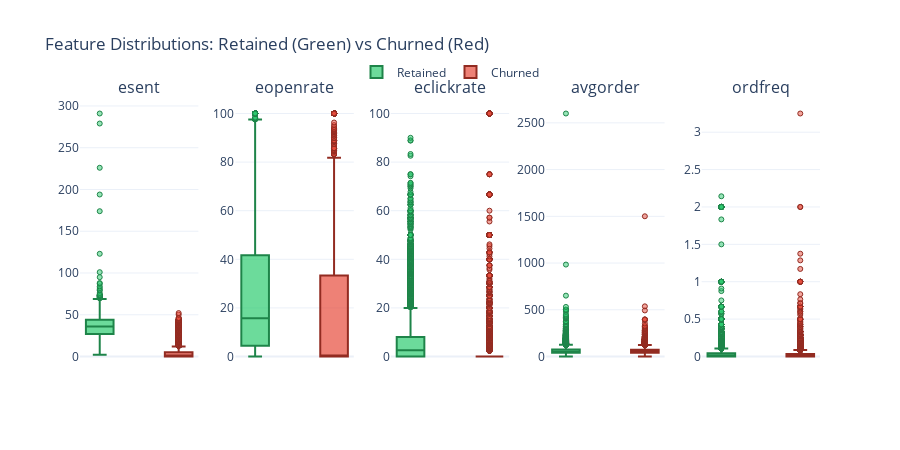

Notebook code cell kept with this figure:
### Markdown cell above
### Interpreting Effect Sizes (Cohen's d)

| Effect Size | Interpretation | What It Means for Modeling |
|-------------|----------------|---------------------------|
| \|d\| ≥ 0.8 | Large | Strong discriminator - prioritize this feature |
| \|d\| = 0.5-0.8 | Medium | Useful predictor - include in model |
| \|d\| = 0.2-0.5 | Small | Weak but may help in combination with others |
| \|d\| < 0.2 | Negligible | Limited predictive value alone |

**🎯 Actionable Insights:**
- **Features with large effects** are your best predictors - ensure they're included in your model
- **Direction matters**: "Higher in retained" means customers with high values tend to stay; use this for threshold-based business rules
- **Features with small/negligible effects** may still be useful in combination or as interaction terms

**⚠️ Cautions:**
- Effect size assumes roughly normal distributions - check skewness in notebook 03
- Large effects could be due to confounding variables - validate with domain knowledge
- Correlation ≠ causation: high engagement may not *cause* retention

### Box Plot Visualization

**📈 How to Read the Box Plots Below:**
- **Well-separated boxes** (little/no overlap) → Feature clearly distinguishes retained vs churned
- **Different medians** (center lines at different heights) → Groups have different typical values
- **Many outliers in one group** → May indicate subpopulations worth investigating

### Code cell
# Box Plots: Visual comparison of distributions
if findings.target_column and findings.target_column in df.columns:
    target = findings.target_column
    
    feature_cols = [
        name for name, col in findings.columns.items()
        if col.inferred_type in [ColumnType.NUMERIC_CONTINUOUS, ColumnType.NUMERIC_DISCRETE]
        and name != target
        and name not in TEMPORAL_METADATA_COLS
    ]
    
    if feature_cols:
        # Create box plots - one subplot per feature for better control
        n_features = min(len(feature_cols), 6)
        
        fig = make_subplots(
            rows=1, cols=n_features,
            subplot_titles=feature_cols[:n_features],
            horizontal_spacing=0.05
        )
        
        for i, col in enumerate(feature_cols[:n_features]):
            col_num = i + 1
            
            # Retained (1) - Green
            retained_data = df[df[target] == 1][col].dropna()
            fig.add_trace(
                go.Box(
                    y=retained_data,
                    name='Retained',
                    fillcolor='rgba(46, 204, 113, 0.7)',
                    line=dict(color='#1e8449', width=2),
                    marker=dict(
                        color='rgba(46, 204, 113, 0.5)',  # Light green outliers
                        size=5,
                        line=dict(color='#1e8449', width=1)
                    ),
                    boxpoints='outliers',
                    width=0.35,
                    showlegend=(i == 0),
                    legendgroup='retained',
                    offsetgroup='retained'
                ),
                row=1, col=col_num
            )
            
            # Churned (0) - Red
            churned_data = df[df[target] == 0][col].dropna()
            fig.add_trace(
                go.Box(
                    y=churned_data,
                    name='Churned',
                    fillcolor='rgba(231, 76, 60, 0.7)',
                    line=dict(color='#922b21', width=2),
                    marker=dict(
                        color='rgba(231, 76, 60, 0.5)',  # Light red outliers
                        size=5,
                        line=dict(color='#922b21', width=1)
                    ),
                    boxpoints='outliers',
                    width=0.35,
                    showlegend=(i == 0),
                    legendgroup='churned',
                    offsetgroup='churned'
                ),
                row=1, col=col_num
            )
        
        fig.update_layout(
            height=450,
            title_text="Feature Distributions: Retained (Green) vs Churned (Red)",
            template='plotly_white',
            showlegend=True,
            legend=dict(orientation="h", yanchor="bottom", y=1.05, xanchor="center", x=0.5),
            boxmode='group',
            boxgap=0.3,
            boxgroupgap=0.1
        )
        
        # Center the boxes by removing x-axis tick labels (title is above each subplot)
        fig.update_xaxes(showticklabels=False)
        
        display_figure(fig)
        
        # Print mean comparison
        print("\n📊 MEAN COMPARISON BY RETENTION STATUS:")
        print("-" * 70)
        for col in feature_cols[:n_features]:
            retained_mean = df[df[target] == 1][col].mean()
            churned_mean = df[df[target] == 0][col].mean()
            diff_pct = ((retained_mean - churned_mean) / churned_mean * 100) if churned_mean != 0 else 0
            print(f"  {col}:")
            print(f"     Retained: {retained_mean:.2f}  |  Churned: {churned_mean:.2f}  |  Diff: {diff_pct:+.1f}%")

### Figure 1 — Plotly figure (JSON) as saved in the notebook; plotly's stock layout.template omitted (floating-point values rounded to 4 significant figures; data arrays with more than 128 entries replaced by an {"elided": "..."} marker saying what was removed)
{"data": [{"boxpoints": "outliers", "fillcolor": "rgba(46, 204, 113, 0.7)", "legendgroup": "retained", "line": {"color": "#1e8449", "width": 2}, "marker": {"color": "rgba(46, 204, 113, 0.5)", "line": {"color": "#1e8449", "width": 1}, "size": 5}, "name": "Retained", "offsetgroup": "retained", "showlegend": true, "type": "box", "width": 0.35, "xaxis": "x", "y": {"elided": "24472 int values"}, "yaxis": "y"}, {"boxpoints": "outliers", "fillcolor": "rgba(231, 76, 60, 0.7)", "legendgroup": "churned", "line": {"color": "#922b21", "width": 2}, "marker": {"color": "rgba(231, 76, 60, 0.5)", "line": {"color": "#922b21", "width": 1}, "size": 5}, "name": "Churned", "offsetgroup": "churned", "showlegend": true, "type": "box", "width": 0.35, "xaxis": "x", "y": {"elided": "6329 int values"}, "yaxis": "y"}, {"boxpoints": "outliers", "fillcolor": "rgba(46, 204, 113, 0.7)", "legendgroup": "retained", "line": {"color": "#1e8449", "width": 2}, "marker": {"color": "rgba(46, 204, 113, 0.5)", "line": {"color": "#1e8449", "width": 1}, "size": 5}, "name": "Retained", "offsetgroup": "retained", "showlegend": false, "type": "box", "width": 0.35, "xaxis": "x2", "y": {"elided": "24472 float values"}, "yaxis": "y2"}, {"boxpoints": "outliers", "fillcolor": "rgba(231, 76, 60, 0.7)", "legendgroup": "churned", "line": {"color": "#922b21", "width": 2}, "marker": {"color": "rgba(231, 76, 60, 0.5)", "line": {"color": "#922b21", "width": 1}, "size": 5}, "name": "Churned", "offsetgroup": "churned", "showlegend": false, "type": "box", "width": 0.35, "xaxis": "x2", "y": {"elided": "6329 float values"}, "yaxis": "y2"}, {"boxpoints": "outliers", "fillcolor": "rgba(46, 204, 113, 0.7)", "legendgroup": "retained", "line": {"color": "#1e8449", "width": 2}, "marker": {"color": "rgba(46, 204, 113, 0.5)", "line": {"color": "#1e8449", "width": 1}, "size": 5}, "name": "Retained", "offsetgroup": "retained", "showlegend": false, "type": "box", "width": 0.35, "xaxis": "x3", "y": {"elided": "24472 float values"}, "yaxis": "y3"}, {"boxpoints": "outliers", "fillcolor": "rgba(231, 76, 60, 0.7)", "legendgroup": "churned", "line": {"color": "#922b21", "width": 2}, "marker": {"color": "rgba(231, 76, 60, 0.5)", "line": {"color": "#922b21", "width": 1}, "size": 5}, "name": "Churned", "offsetgroup": "churned", "showlegend": false, "type": "box", "width": 0.35, "xaxis": "x3", "y": {"elided": "6329 float values"}, "yaxis": "y3"}, {"boxpoints": "outliers", "fillcolor": "rgba(46, 204, 113, 0.7)", "legendgroup": "retained", "line": {"color": "#1e8449", "width": 2}, "marker": {"color": "rgba(46, 204, 113, 0.5)", "line": {"color": "#1e8449", "width": 1}, "size": 5}, "name": "Retained", "offsetgroup": "retained", "showlegend": false, "type": "box", "width": 0.35, "xaxis": "x4", "y": {"elided": "24472 float values"}, "yaxis": "y4"}, {"boxpoints": "outliers", "fillcolor": "rgba(231, 76, 60, 0.7)", "legendgroup": "churned", "line": {"color": "#922b21", "width": 2}, "marker": {"color": "rgba(231, 76, 60, 0.5)", "line": {"color": "#922b21", "width": 1}, "size": 5}, "name": "Churned", "offsetgroup": "churned", "showlegend": false, "type": "box", "width": 0.35, "xaxis": "x4", "y": {"elided": "6329 float values"}, "yaxis": "y4"}, {"boxpoints": "outliers", "fillcolor": "rgba(46, 204, 113, 0.7)", "legendgroup": "retained", "line": {"color": "#1e8449", "width": 2}, "marker": {"color": "rgba(46, 204, 113, 0.5)", "line": {"color": "#1e8449", "width": 1}, "size": 5}, "name": "Retained", "offsetgroup": "retained", "showlegend": false, "type": "box", "width": 0.35, "xaxis": "x5", "y": {"elided": "24472 float values"}, "yaxis": "y5"}, {"boxpoints": "outliers", "fillcolor": "rgba(231, 76, 60, 0.7)", "legendgroup": "churned", "line": {"color": "#922b21", "width": 2}, "marker": {"color": "rgba(231, 76, 60, 0.5)", "line": {"color": "#922b21", "width": 1}, "size": 5}, "name": "Churned", "offsetgroup": "churned", "showlegend": false, "type": "box", "width": 0.35, "xaxis": "x5", "y": {"elided": "6329 float values"}, "yaxis": "y5"}], "layout": {"annotations": [{"font": {"size": 16}, "showarrow": false, "text": "esent", "x": 0.08, "xanchor": "center", "xref": "paper", "y": 1, "yanchor": "bottom", "yref": "paper"}, {"font": {"size": 16}, "showarrow": false, "text": "eopenrate", "x": 0.29, "xanchor": "center", "xref": "paper", "y": 1, "yanchor": "bottom", "yref": "paper"}, {"font": {"size": 16}, "showarrow": false, "text": "eclickrate", "x": 0.5, "xanchor": "center", "xref": "paper", "y": 1, "yanchor": "bottom", "yref": "paper"}, {"font": {"size": 16}, "showarrow": false, "text": "avgorder", "x": 0.71, "xanchor": "center", "xref": "paper", "y": 1, "yanchor": "bottom", "yref": "paper"}, {"font": {"size": 16}, "showarrow": false, "text": "ordfreq", "x": 0.92, "xanchor": "center", "xref": "paper", "y": 1, "yanchor": "bottom", "yref": "paper"}], "boxgap": 0.3, "boxgroupgap": 0.1, "boxmode": "group", "height": 450, "legend": {"orientation": "h", "x": 0.5, "xanchor": "center", "y": 1.05, "yanchor": "bottom"}, "showlegend": true, "title": {"text": "Feature Distributions: Retained (Green) vs Churned (Red)"}, "xaxis": {"anchor": "y", "domain": [0, 0.16], "showticklabels": false}, "xaxis2": {"anchor": "y2", "domain": [0.21, 0.37], "showticklabels": false}, "xaxis3": {"anchor": "y3", "domain": [0.42, 0.58], "showticklabels": false}, "xaxis4": {"anchor": "y4", "domain": [0.63, 0.79], "showticklabels": false}, "xaxis5": {"anchor": "y5", "domain": [0.84, 1], "showticklabels": false}, "yaxis": {"anchor": "x", "domain": [0, 1]}, "yaxis2": {"anchor": "x2", "domain": [0, 1]}, "yaxis3": {"anchor": "x3", "domain": [0, 1]}, "yaxis4": {"anchor": "x4", "domain": [0, 1]}, "yaxis5": {"anchor": "x5", "domain": [0, 1]}}}
